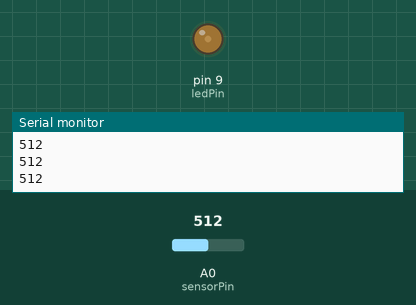
A sketch run on a simulated Arduino Uno, built with avr-gcc and run on an emulated ATmega328P. On the bench: output pins drawn as LEDs (lit = HIGH), the last lines printed to the serial monitor. The inputs (shaded band) are chosen by the test bench; at power-on: A0 (sensorPin) = 512.

Above: at 1.2 s.
1.3 s: A0 (sensorPin) set to 486
At 1.8 s:
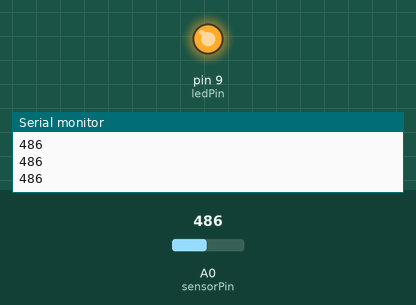
2.8 s: A0 (sensorPin) set to 510
At 3.1 s:
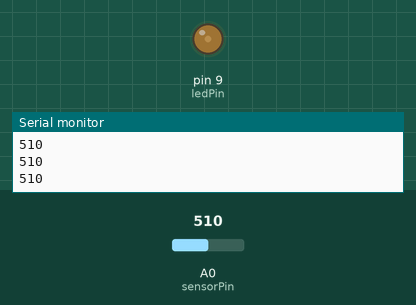
4.3 s: A0 (sensorPin) set to 490
At 5.6 s:
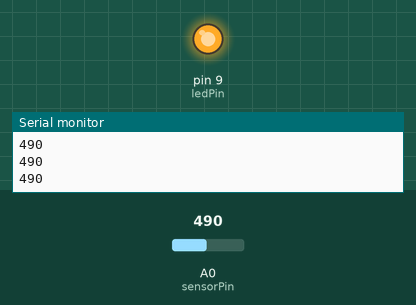
Timing chart, 0 to 7.3 s (numbered marks = the images above; inputs shaded):
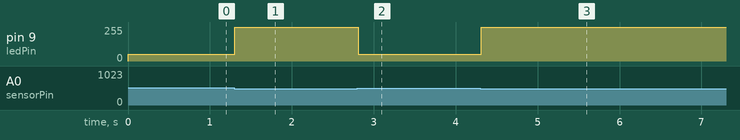

The sketch:

Light_sensor.ino
```cpp
//  This is a prototype code which uses a photoresistor as a light sensor. Currently the code is supported for a very small LED (<5V).
const int sensorPin = A0;   // Reads the analog value of the photoresistor
const int ledPin = 9;   // Digital PWM pin

int sensorValue = 0;

int threshold = 500;    // Threshold value below which LED brightens

void setup()
{
    pinMode(ledPin, OUTPUT);
    Serial.begin(9600);
}

void loop()
{
    sensorValue = analogRead(sensorPin);
    Serial.println(sensorValue);

    if (sensorValue < threshold)
    {
        analogWrite(ledPin, 255);   // 255 - HIGH
    }

    else
    {
        analogWrite(ledPin, 50);    // 50 - LOW
    }

    delay(100); // Small delay to stabilise the entire process.
}
```

Measured:
- the behaviour switches between 500 and 499 on A0 (sensorPin) (found by bisection; images 0 and 1)
- after the input at 1.3 s, pin 9 (ledPin): 50/255 → 255/255 at once
- after the input at 2.8 s, pin 9 (ledPin): 255/255 → 50/255 at once
- after the input at 4.3 s, pin 9 (ledPin): 50/255 → 255/255 at once
